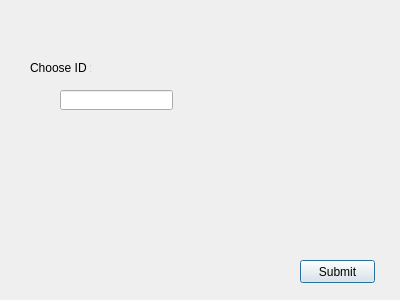
<?xml version="1.0" encoding="UTF-8"?>
<ui version="4.0">
 <class>id_reader</class>
 <widget class="QDialog" name="id_reader">
  <property name="geometry">
   <rect>
    <x>0</x>
    <y>0</y>
    <width>400</width>
    <height>300</height>
   </rect>
  </property>
  <property name="windowTitle">
   <string>Dialog</string>
  </property>
  <widget class="QLabel" name="label">
   <property name="geometry">
    <rect>
     <x>30</x>
     <y>60</y>
     <width>61</width>
     <height>16</height>
    </rect>
   </property>
   <property name="text">
    <string>Choose ID : </string>
   </property>
  </widget>
  <widget class="QLineEdit" name="ID_line">
   <property name="geometry">
    <rect>
     <x>60</x>
     <y>90</y>
     <width>113</width>
     <height>20</height>
    </rect>
   </property>
  </widget>
  <widget class="QPushButton" name="Submit_button">
   <property name="geometry">
    <rect>
     <x>300</x>
     <y>260</y>
     <width>75</width>
     <height>23</height>
    </rect>
   </property>
   <property name="text">
    <string>Submit</string>
   </property>
  </widget>
 </widget>
 <resources/>
 <connections/>
</ui>
